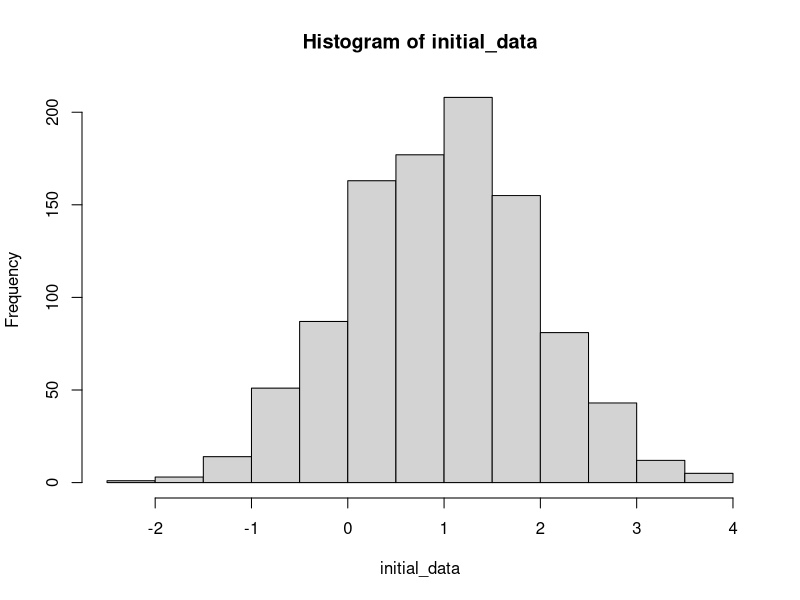
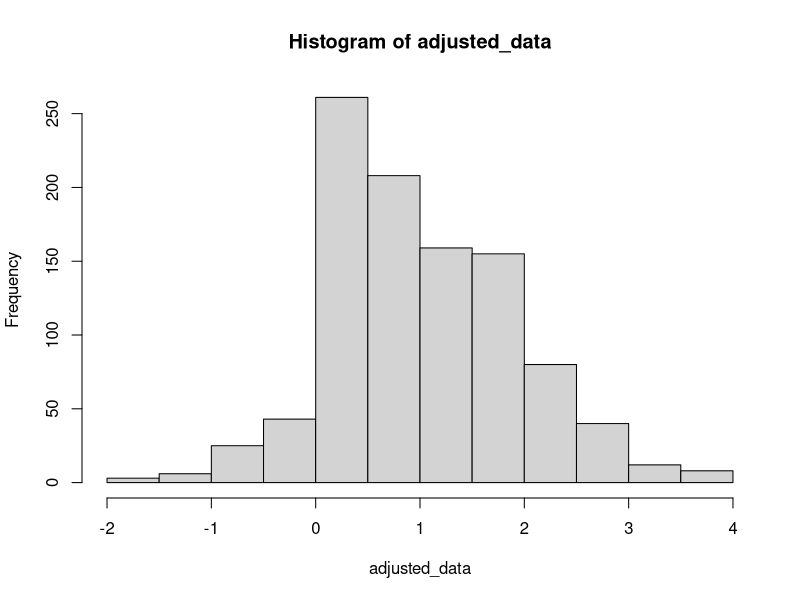

R code for these plots, in order:
## ---- chunk 1
#| label: fig-initial
#| echo: false
#| warning: false
#| message: false
#install.packages("tidyverse")
library(tidyverse)

set.seed(302)

initial_data <- rnorm(1000, mean = 1, sd = 1)
mean(initial_data)
hist(initial_data)
## ---- chunk 2
#| label: fig-adjusted
#| echo: false
#| warning: false
#| message: false

set.seed(302)

initial_data <- rnorm(1000, mean = 1, sd = 1)

adjusted_data <- initial_data
adjusted_data[901:1000] <- initial_data[1:100]
negatives <- which(adjusted_data < 0)

adjusted_data[
  sample(negatives,
         size = length(negatives)/2)] <- abs(
           adjusted_data[sample(negatives, 
                                size = length(negatives)/2)])
adjusted_data[
  which(adjusted_data >= 1 & adjusted_data <= 1.1)] <- adjusted_data[
    which(adjusted_data >= 1 & adjusted_data <= 1.1)] / 10

mean(adjusted_data)
hist(adjusted_data)
